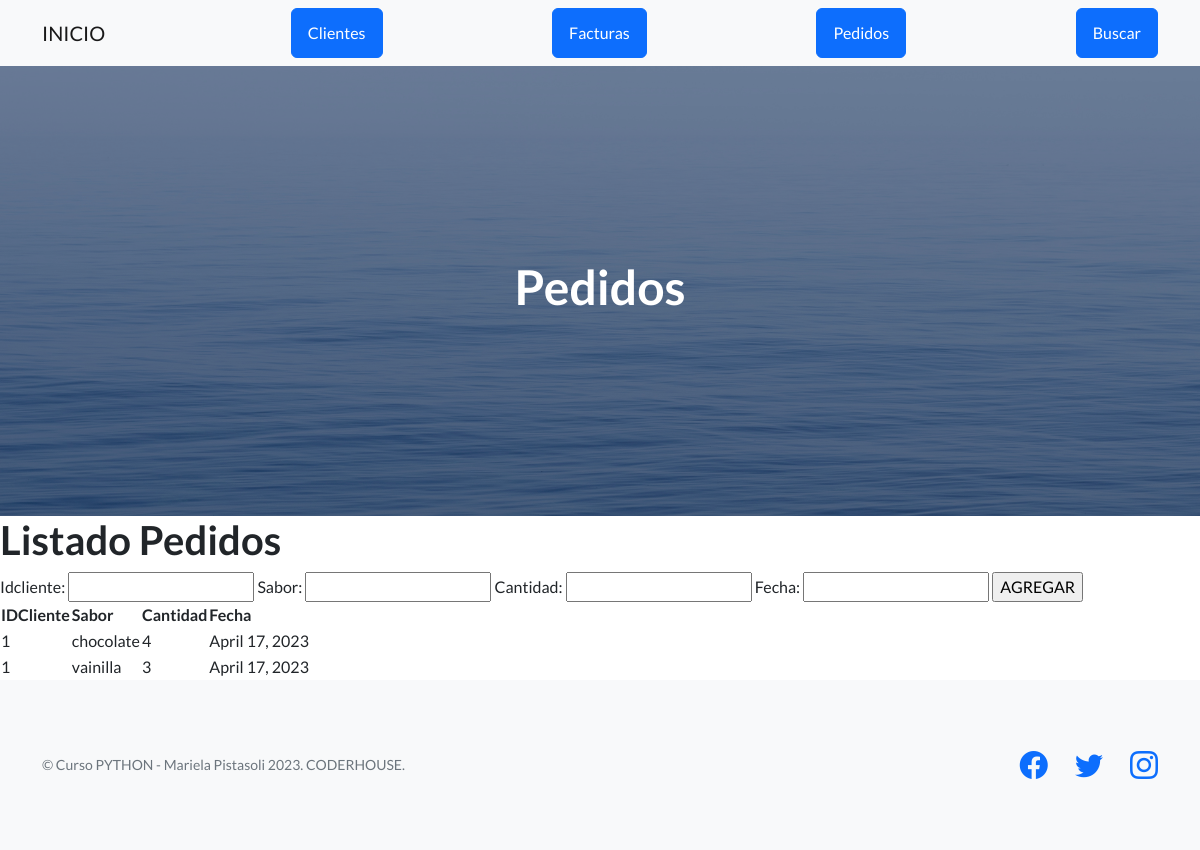
The page /AppMVT/pedido/ on the database as committed earlier.
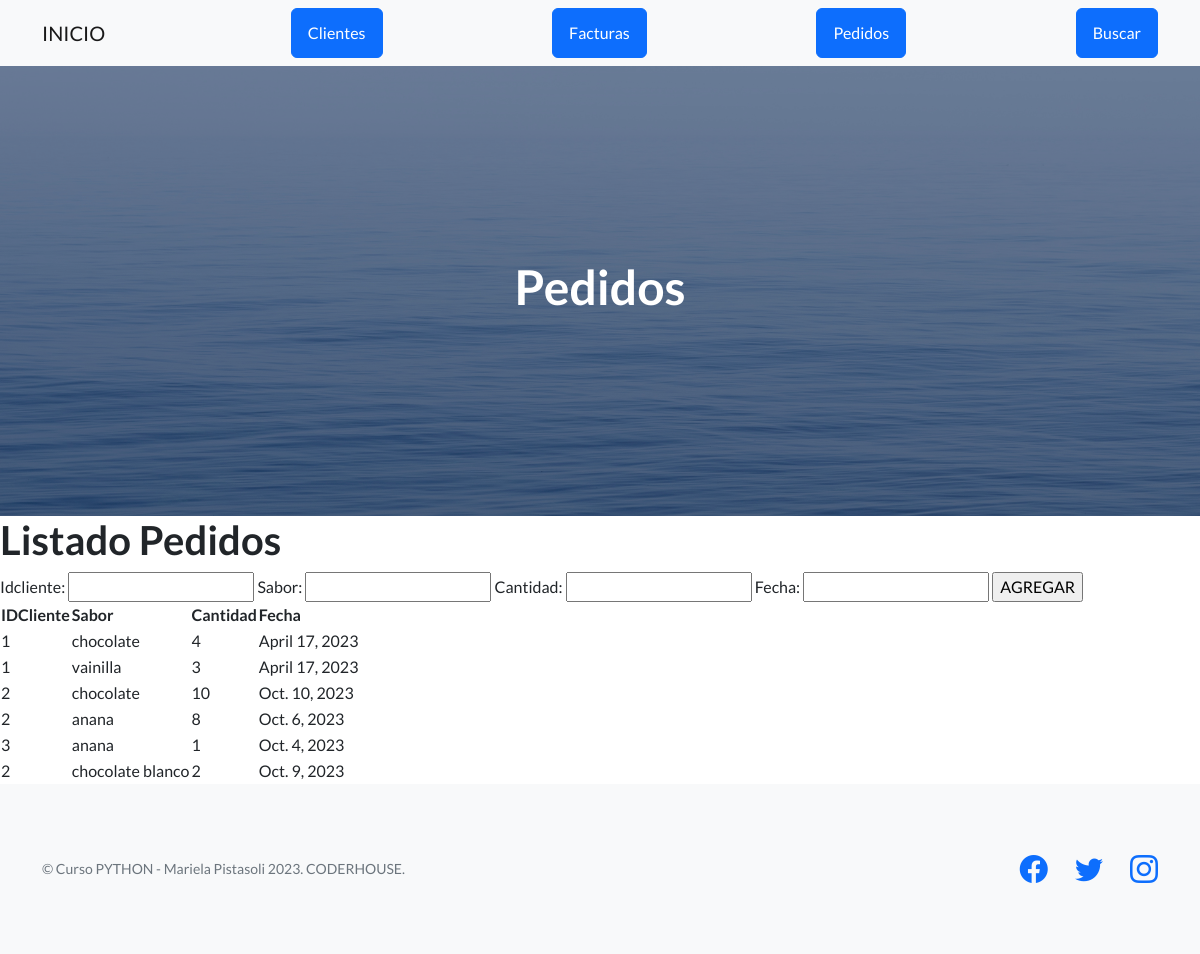
The same page on the database as committed later.
### AppMVT/models.py (models this page shows, shortened)
class Pedido(models.Model):
    idCliente=models.IntegerField()
    sabor=models.CharField(max_length=50)
    cantidad=models.IntegerField()
    fecha=models.DateField()

### AppMVT/views.py (the view)
# urls.py: path('pedido/', pedidos, name="pedidos"),
def pedidos(request):
    if request.method == "POST":
        form = PedidoForm(request.POST)
        if form.is_valid():
            pedido = Pedido()
            pedido.idCliente = form.cleaned_data["idCliente"]
            pedido.sabor = form.cleaned_data["sabor"]
            pedido.cantidad = form.cleaned_data["cantidad"]
            pedido.fecha = form.cleaned_data["fecha"]
            pedido.save()
    else:
       form = PedidoForm()
    pedidos = Pedido.objects.all()
    context= {"pedidos": pedidos, "form": form}
    return render(request, ("AppMVT/pedido.html"), context)

### AppMVT/forms.py
class PedidoForm(forms.Form):
    idCliente=forms.IntegerField()
    sabor=forms.CharField(max_length=50)
    cantidad=forms.IntegerField()
    fecha=forms.DateField()

### AppMVT/templates/AppMVT/pedido.html (shortened to what this page needs)
{% extends "AppMVT/padre.html" %}
{% load static %}
{% block titulo %}
    <h1>Pedidos</h1>
{% endblock %}
{% block formulario_titulo %}
<h1>Listado Pedidos</h1>
<form action="" method="POST">
    {{ form }}
    <input type="submit" value="AGREGAR">
</form>
<table>
    <thead>
        <tr>
            <th>IDCliente</th>
            <th>Sabor</th>
            <th>Cantidad</th>
            <th>Fecha</th>
        </tr>
    </thead>
    <tbody>
        {% for pedido in pedidos %}
        <tr>
            <td>
                {{ pedido.idCliente }}
            </td>
            <td>
                {{ pedido.sabor }}
            </td>
            <td>
                {{ pedido.cantidad }}
            </td>
            <td>
                {{ pedido.fecha }}
            </td>
        </tr>
        {% endfor %}
    </tbody>
</table>
{% endblock %}

### AppMVT/templates/AppMVT/padre.html (shortened to what this page needs)
<!DOCTYPE html>
<html lang="en">
    <head>
        {% load static %}
        <link href="https://cdn.jsdelivr.net/npm/bootstrap-icons@1.5.0/font/bootstrap-icons.css" rel="stylesheet" type="text/css" />
        <link href="{% static 'AppMVT/css/styles.css' %}" rel="stylesheet" />
    </head>
    <body>
        <nav class="navbar navbar-light bg-light static-top">
            <div class="container">
                <a class="navbar-brand" href="{% url 'inicioApp' %}">INICIO</a>
                <a class="btn btn-primary" href="{% url 'clientes' %}">Clientes</a>
                <a class="btn btn-primary" href="{% url 'facturas' %}">Facturas</a>
                <a class="btn btn-primary" href="{% url 'pedidos' %}">Pedidos</a>
                <a class="btn btn-primary" href="{% url 'buscar' %}">Buscar</a>
            </div>
        </nav>
        <header class="masthead">
            <div class="container position-relative">
                <div class="row justify-content-center">
                    <div class="col-xl-6">
                        <div class="text-center text-white">
                            {% block titulo %}
                            {% endblock %}
                        </div>
                    </div>
                </div>
            </div>
        </header>
        {% block formulario_titulo %}
        {% endblock %}
        <footer class="footer bg-light">
            <div class="container">
                <div class="row">
                    <div class="col-lg-6 h-100 text-center text-lg-start my-auto">
                        <p class="text-muted small mb-4 mb-lg-0">&copy; Curso PYTHON - Mariela Pistasoli 2023. CODERHOUSE.</p>
                    </div>
                    <div class="col-lg-6 h-100 text-center text-lg-end my-auto">
                        <ul class="list-inline mb-0">
                            <li class="list-inline-item me-4">
                                <a href="#!"><i class="bi-facebook fs-3"></i></a>
                            </li>
                            <li class="list-inline-item me-4">
                                <a href="#!"><i class="bi-twitter fs-3"></i></a>
                            </li>
                            <li class="list-inline-item">
                                <a href="#!"><i class="bi-instagram fs-3"></i></a>
                            </li>
                        </ul>
                    </div>
                </div>
            </div>
        </footer>
    </body>
</html>

Rows that differ between the two databases and show on the page:
added Pedido: idCliente "2", sabor "chocolate", cantidad "10", fecha "Oct. 10, 2023"
added Pedido: idCliente "2", sabor "anana", cantidad "8", fecha "Oct. 6, 2023"
added Pedido: idCliente "3", sabor "anana", cantidad "1", fecha "Oct. 4, 2023"
added Pedido: idCliente "2", sabor "chocolate blanco", cantidad "2", fecha "Oct. 9, 2023"
